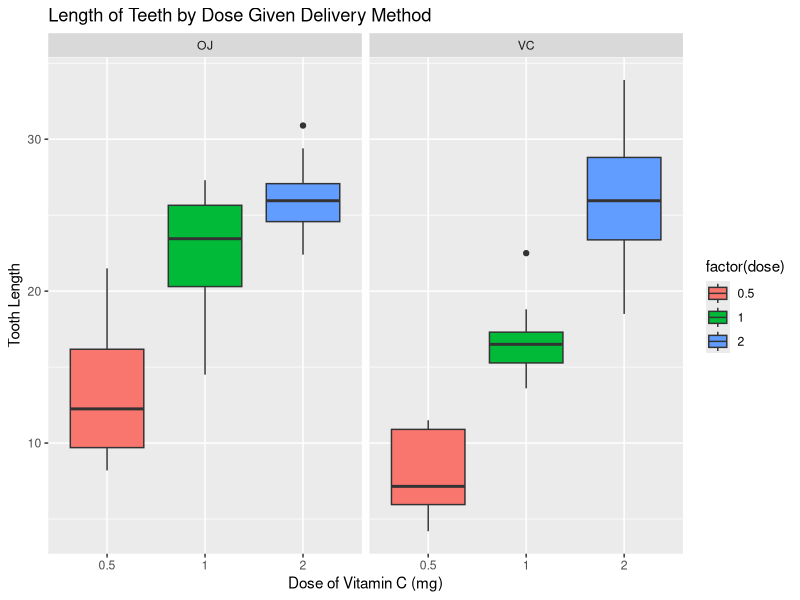

This chart was generated by the following R code:
library("datasets")
data(ToothGrowth)

library("ggplot2")
library("dplyr")

ggplot(ToothGrowth, aes(x=factor(dose),y=len,fill=factor(dose))) +
  geom_boxplot() +
  facet_wrap(~supp) +
  labs(x="Dose of Vitamin C (mg)",y="Tooth Length",
       title="Length of Teeth by Dose Given Delivery Method")

ToothGrowth %>%
  group_by(supp,dose) %>%
  summarise(mean(len), sd(len))

g1 <- ToothGrowth %>% 
        filter(supp=="VC", dose==2) %>%
        select(len)

g2 <- ToothGrowth %>% 
        filter(supp=="VC", dose==0.5) %>%
        select(len)

t.test(x = g1, y=g2)

